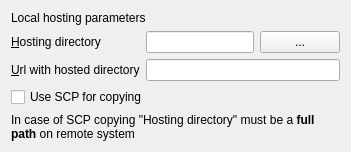
           <widget class="QWidget" name="tab_11">
            <attribute name="title">
             <string>Google</string>
            </attribute>
            <layout class="QVBoxLayout" name="verticalLayout_17">
             <item>
              <widget class="QLabel" name="label_24">
               <property name="text">
                <string>Local hosting parameters</string>
               </property>
              </widget>
             </item>
             <item>
              <layout class="QFormLayout" name="formLayout_2">
               <item row="0" column="0">
                <widget class="QLabel" name="label">
                 <property name="text">
                  <string>&amp;Hosting directory</string>
                 </property>
                 <property name="buddy">
                  <cstring>editHostingDir</cstring>
                 </property>
                </widget>
               </item>
               <item row="0" column="1">
                <layout class="QHBoxLayout" name="horizontalLayout">
                 <item>
                  <widget class="QLineEdit" name="editHostingDir"/>
                 </item>
                 <item>
                  <widget class="QPushButton" name="buttonHostingDir">
                   <property name="text">
                    <string>...</string>
                   </property>
                  </widget>
                 </item>
                </layout>
               </item>
               <item row="1" column="0">
                <widget class="QLabel" name="label_2">
                 <property name="text">
                  <string>&amp;Url with hosted directory</string>
                 </property>
                 <property name="buddy">
                  <cstring>editHostingUrl</cstring>
                 </property>
                </widget>
               </item>
               <item row="1" column="1">
                <widget class="QLineEdit" name="editHostingUrl"/>
               </item>
              </layout>
             </item>
             <item>
              <widget class="QCheckBox" name="checkSCP">
               <property name="text">
                <string>Use SCP for copying</string>
               </property>
              </widget>
             </item>
             <item>
              <widget class="QLabel" name="label_9">
               <property name="text">
                <string>&lt;!DOCTYPE HTML PUBLIC &quot;-//W3C//DTD HTML 4.0//EN&quot; &quot;http://www.w3.org/TR/REC-html40/strict.dtd&quot;&gt;
&lt;html&gt;&lt;head&gt;&lt;meta name=&quot;qrichtext&quot; content=&quot;1&quot; /&gt;&lt;style type=&quot;text/css&quot;&gt;
p, li { white-space: pre-wrap; }
&lt;/style&gt;&lt;/head&gt;&lt;body style=&quot; font-family:'Verdana'; font-size:9pt; font-weight:400; font-style:normal;&quot;&gt;
&lt;p style=&quot; margin-top:0px; margin-bottom:0px; margin-left:0px; margin-right:0px; -qt-block-indent:0; text-indent:0px;&quot;&gt;In case of SCP copying &amp;quot;Hosting directory&amp;quot; must be a &lt;span style=&quot; font-weight:600;&quot;&gt;full path&lt;/span&gt; on remote system&lt;/p&gt;&lt;/body&gt;&lt;/html&gt;</string>
               </property>
               <property name="wordWrap">
                <bool>true</bool>
               </property>
              </widget>
             </item>
            </layout>
           </widget>
